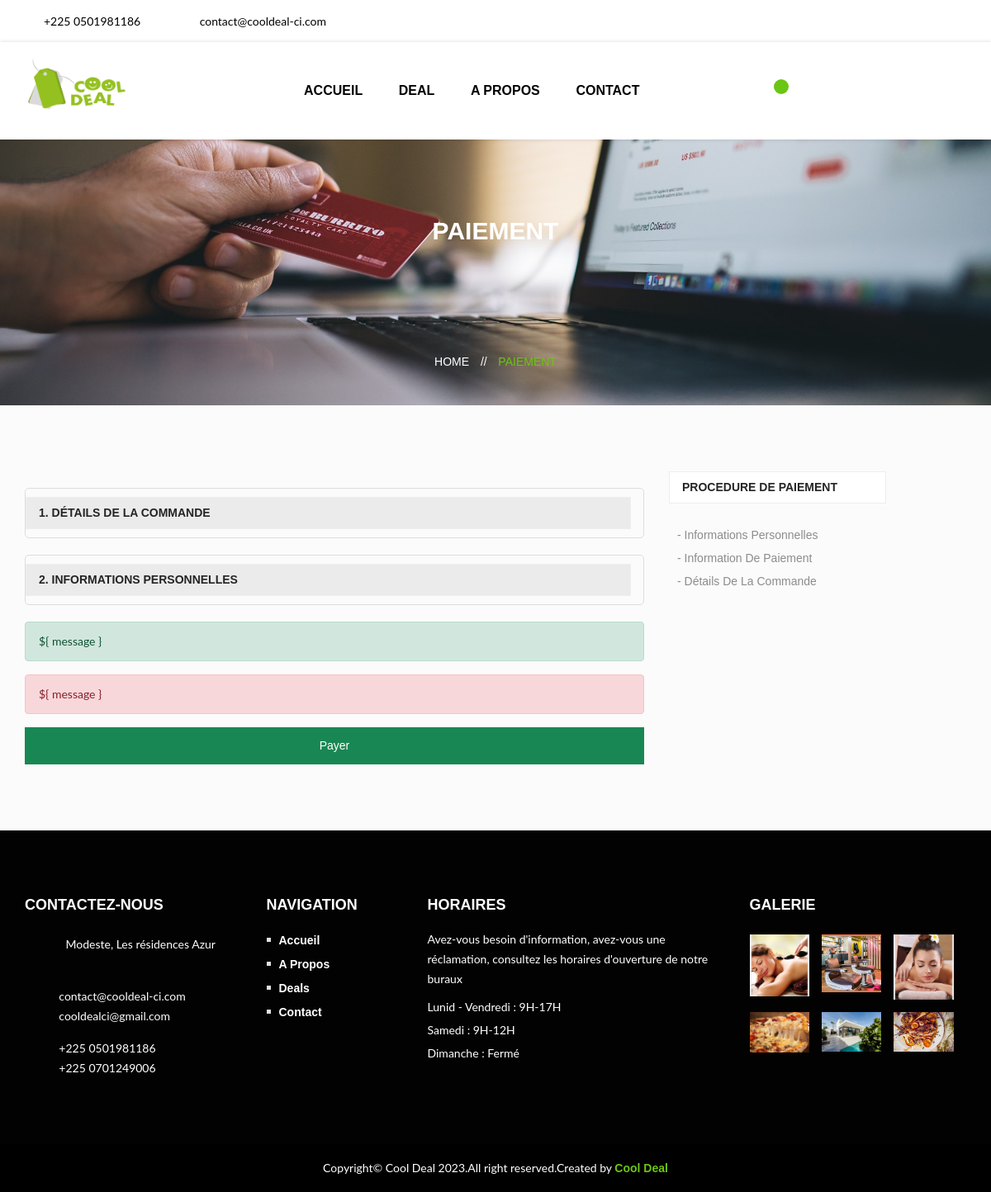
Page /deals/checkout (signed in) on the committed database.
### website/models.py (models this page shows, shortened)
class SiteInfo(models.Model):
    titre = models.CharField(max_length=150)
    slogan = models.CharField(max_length=150)
    description = models.TextField()
    horaire_description = models.TextField()
    text_pourquoi_nous_choisir = models.TextField()
    logo = models.ImageField(upload_to="site/info", default="logo.png")
    icon = models.ImageField(upload_to="site/info", default="icon.png")
    arriere_plan_appreciation = models.ImageField(upload_to="site/info")
    arriere_plan_appreciation_2 = models.ImageField(
        upload_to="site/info", null=True
    )
    image_session_pourquoi_nous_choisir = models.ImageField(
        upload_to="site/info"
    )
    image_page_contact = models.ImageField(upload_to="site/info")
    image_pied_de_page = models.ImageField(upload_to="site/info", null=True)
    couverture_page_contact = models.ImageField(
        upload_to="site/info", null=True
    )
    couverture_page_panier = models.ImageField(
        upload_to="site/info", null=True
    )
    couverture_page_paiement = models.ImageField(
        upload_to="site/info", null=True
    )
    couverture_page_shop = models.ImageField(upload_to="site/info", null=True)
    couverture_page_about = models.ImageField(upload_to="site/info", null=True)
    contact_1 = models.CharField(max_length=150)
    contact_2 = models.CharField(max_length=150)
    email = models.EmailField(max_length=155)
    email_2 = models.EmailField(max_length=155, null=True)
    adresse = models.TextField()
    map_url = models.TextField()
    facebook_url = models.TextField()
    instagram_url = models.TextField()
    twitter_url = models.TextField()
    whatsapp = models.TextField()
    date_add = models.DateTimeField(auto_now_add=True)
    date_update = models.DateTimeField(auto_now=True)
    status = models.BooleanField(default=False)

class Horaire(models.Model):
    titre = models.CharField(max_length=254)
    description = models.TextField()
    date_add = models.DateTimeField(auto_now_add=True)
    date_update = models.DateTimeField(auto_now=True)
    status = models.BooleanField(default=False)

class Galerie(models.Model):
    titre = models.CharField(max_length=254)
    description = models.TextField()
    image = models.ImageField(upload_to="media/bannieres", null=True)
    date_add = models.DateTimeField(auto_now_add=True)
    date_update = models.DateTimeField(auto_now=True)
    status = models.BooleanField(default=False)

### shop/views.py (the view)
# urls.py: path('checkout', views.checkout, name="checkout"),
@login_required(login_url='login')
def checkout(request):
    datas = {}
    return render(request, 'checkout.html', datas)

### shop/templates/checkout.html (shortened to what this page needs)
{% extends 'base.html' %}
{% load static %}
{% block content %}
        <div class="breadcrumbs text-center" class="breadcrumbs text-center" style="background: rgba(0, 0, 0, 0) url('{{ infos.couverture_page_paiement.url }}') no-repeat scroll center center / cover">
            <div class="container">
                <div class="row">
                    <div class="col-md-12">
                        <div class="breadcrumbs-title">
                            <h2 style="color: white;">Paiement</h2>
                        </div>
                    </div>
                </div>
            </div>
            <div class="breadcrumbs-menu">
                <ul>
                    <li><a href="{% url 'index' %}" style="color: white;">HOME <span>//</span></a></li>
                    <li>Paiement</li>
                </ul>
            </div>
        </div>
        <div class="checkout-area ptb-100" id="checkout">
            <div class="container">
                <div class="row">
                    <div class="col-md-8 col-sm-12 col-xs-12">
                        <div class="panel-group" id="accordion" role="tablist" aria-multiselectable="true">
                            <div class="panel panel-default">
                                <div class="panel-heading" role="tab" id="headingSix">
                                    <div class="checkout-step">
                                        <a class="collapsed" role="button" data-bs-toggle="collapse" data-bs-parent="#accordion" href="#order_review">
                                            <h5>1. Détails de la commande</h5>
                                        </a>
                                    </div>
                                </div>
                            </div>
                            <div class="panel panel-default">
                                <div class="panel-heading" role="tab" id="headingTwo">
                                    <div class="checkout-step active">
                                        <a class="collapsed" role="button" data-bs-toggle="collapse" data-bs-parent="#accordion" href="#billing">
                                            <h5>2. Informations personnelles</h5>
                                        </a>
                                    </div>
                                </div>
                            </div>
                            <div v-if="isSuccess" class="alert alert-success" role="alert">
                                ${ message }
                            </div>
                            <div v-if="error" class="alert alert-danger" role="alert">
                                ${ message }
                            </div>
                            <button v-if="!isregister"  v-on:click.prevent="validate" class="validate btn-lg btn-block btn btn-success " type="submit">Payer</button>
                        </div>
                    </div>
                    <div class="col-md-3 col-md-offset-1 col-sm-12 col-xs-12">
                        <div class="checkout-right">
                            <div class="checkout-progress">
                                <h4>Procedure de paiement</h4>
                            </div>
                            <ul>
                                <li><a href="#">- Informations personnelles</a></li>
                                <li><a href="#">- Information de paiement</a></li>
                                <li><a href="#">- Détails de la commande</a></li>
                            </ul>
                        </div>
                    </div>
                </div>
            </div>
        </div>
{% endblock content %}

### base/templates/base.html (shortened to what this page needs)
{% load static %}
<!doctype html>
<html class="" lang="en">
<head>
    <link rel="stylesheet" href="{% static 'css/bootstrap.min.css' %}">
    <link rel="stylesheet" href="{% static 'css/core.css' %}">
    <link rel="stylesheet" href="{% static 'style.css' %}">
    <link rel="stylesheet" href="{% static 'css/responsive.css' %}">
    <link rel="stylesheet" href="{% static 'css/style-customizer.css' %}">
    <link href="#" data-style="styles" rel="stylesheet">
</head>
<body>
    <div class="wrapper white-bg">
        <div class="header">
            <div class="header-top">
                <div class="container">
                    <div class="row mobile-items-center">
                        <div class="col-md-6 col-sm-6 hidden-xs">
                            <div class="header-left">
                                <div class="call-center">
                                    <p><i class="zmdi zmdi-phone"></i>{{ infos.contact_1 }}</p>
                                </div>
                                <div class="mail-address">
                                    <p><i class="zmdi zmdi-email"></i>{{ infos.email}}</p>
                                </div>
                            </div>
                        </div>
                        <div class="col-md-6 col-sm-6 col-xs-12">
                            <div class="social-icons">
                                {% if infos.facebook_url %}
                                <a href="{{ infos.facebook_url }}"><i class="zmdi zmdi-facebook"></i></a>
                                {% endif %}
                                {% if infos.instagram_url %}
                                <a href="{{ infos.instagram_url }}"><i class="zmdi zmdi-instagram"></i></a>
                                {% endif %}
                                {% if infos.twitter_url %}
                                <a href="{{ infos.twitter_url }}"><i class="zmdi zmdi-twitter"></i></a>
                                {% endif %}
                                {% if infos.whatsapp %}
                                <a href="https://wa.me/{{ infos.whatsapp }}"><i class="zmdi zmdi-whatsapp"></i></a>
                                {% endif %}
                            </div>
                        </div>
                    </div>
                </div>
            </div>
            <div class="header-bottom sticky-header">
                <div class="container">
                    <div class="mgea-full-width">
                        <div class="row">
                            <div class="col-lg-2 col-md-6 col-sm-9 xs-3">
                                <div class="logo">
                                    <a href="{% url 'index' %}"><img src="{{ infos.logo.url }}" alt=""></a>
                                </div>
                            </div>
                            <div class="col-lg-7 d-none d-lg-block">
                                <div class="menu">
                                    <nav>
                                        <ul>
                                            <li><a href="{% url 'index' %}">Accueil</a></li>
                                            <li><a href="{% url 'shop' %}">Deal</a>
                                            </li>
                                            <li><a href="{% url 'about' %}">A Propos</a></li>
                                            <li><a href="{% url 'contact' %}">Contact</a></li>
                                        </ul>
                                    </nav>
                                </div>
                            </div>
                            <div class="col-lg-3 col-md-6 col-sm-3 xs-9">
                                <div class="header-action-box">
                                    <div class="mini-cart">
                                        <div class="cart-icon">
                                            <a href="#"><i class="zmdi zmdi-shopping-cart"></i></a>
                                            <span>{{ cart.produit_panier.count }}</span>
                                        </div>
                                    </div>
                                    <div class="search">
                                        <a href="#"><i class="zmdi zmdi-search"></i></a>
                                    </div>
                                    {% if user.is_authenticated %}
                                    <div class="zmdi login" style="font-size:18px; padding:5px; margin-left:20px">
                                        <a href="{% url 'deconnexion' %}"  title="Se déconnecter" style="color:black"><i class="zmdi zmdi-square-right"></i></a>
                                    </div>
                                {% else %}
                                    <div class="zmdi login">
                                        <a href="{% url 'login' %}">Connexion</a>
                                    </div>
                                {% endif %}
                                </div>
                            </div>
                        </div>
                    </div>
                </div>
            </div>
         </div>
        {% block content %}
        {% endblock content %}
        <div class="footer">
            <div class="footer-top ptb-100">
                <div class="container">
                    <div class="row">
                        <div class="col-lg-3 col-md-6 col-xs-12">
                            <div class="single-footer contact">
                                <div class="footer-title">
                                    <h3>Contactez-nous</h3>
                                </div>
                                <div class="contact-action mb-15">
                                    <span><i class="zmdi zmdi-pin"></i></span>
                                    <p> </p>
                                    <p style="margin-left:1px;">{{ infos.adresse }} <br> &nbsp;</p>
                                </div>
                                <div class="contact-action mb-15">
                                    <span><i class="zmdi zmdi-email"></i></span>
                                    <p>{{ infos.email }}<br>{{ infos.email_2}}</p>
                                </div>
                                <div class="contact-action">
                                    <span>
                                        <i class="zmdi zmdi-phone"></i>
                                    </span>
                                    <p>{{ infos.contact_1 }}<br>{{ infos.contact_2 }}</p>
                                </div>
                            </div>
                        </div>
                        <div class="col-lg-2 col-md-6 col-xs-12">
                            <div class="single-footer quick-links">
                               <div class="footer-title">
                                    <h3>Navigation</h3>
                                </div>
                                <ul>
                                    <li><a href="{% url 'index' %}">Accueil</a></li>
                                    <li><a href="{% url 'about' %}">A Propos</a></li>
                                    <li><a href="{% url 'shop' %}">Deals</a></li>
                                    <li><a href="{% url 'contact' %}">Contact</a></li>
                                </ul>
                            </div>
                        </div>
                        <div class="col-lg-4 col-md-6 col-xs-12">
                            <div class="single-footer open-hours">
                                <div class="footer-title">
                                    <h3>Horaires</h3>
                                </div>
                                <p>{{ infos.horaire_description}}</p>
                                <ul>
                                    {% for horaire in horaires %}
                                    <li>{{ horaire.titre }}<span> : {{ horaire.description }}</span></li>
                                    {% endfor %}
                                </ul>
                            </div>
                        </div>
                        <div class="col-lg-3 col-md-6 col-xs-12">
                            <div class="single-footer widget">
                                <div class="footer-title">
                                    <h3>Galerie</h3>
                                </div>
                                <ul>
                                    {% for galerie in galeries %}
                                    <li><a href="{{ galerie.image.url }}"><img src="{{ galerie.image.url }}" alt="{{ galerie.titre }}"></a></li>
                                    {% endfor %}
                                </ul>
                            </div>
                        </div>
                    </div>
                </div>
            </div>
            <div class="footer-bottom text-center">
                <div class="container">
                    <div class="row">
                        <div class="col-md-12 col-sm-12 col-xs-12">
                            <div class="copyright">
                                <p>
                                    Copyright© Cool Deal 2023.All right reserved.Created by
                                    <a href="#">Cool Deal</a>
                                </p>
                            </div>
                        </div>
                    </div>
                </div>
            </div>
        </div>
    </div>
</body>
</html>

### rows in the picture
SiteInfo: contact_1 "+225 0501981186", email "contact@cooldeal-ci.com", logo (picture), couverture_page_paiement (picture), adresse "Modeste, Les résidences Azur", email_2 "cooldealci@gmail.com", contact_2 "+225 0701249006", horaire_description "Avez-vous besoin d'information, avez-vous une réclamation, consultez les horaires d'ouverture de notre buraux"
Horaire: titre "Lunid - Vendredi", description "9H-17H"
Horaire: titre "Samedi", description "9H-12H"
Horaire: titre "Dimanche", description "Fermé"
Galerie: image (picture)
Galerie: image (picture)
Galerie: image (picture)
Galerie: image (picture)
Galerie: image (picture)
Galerie: image (picture)
